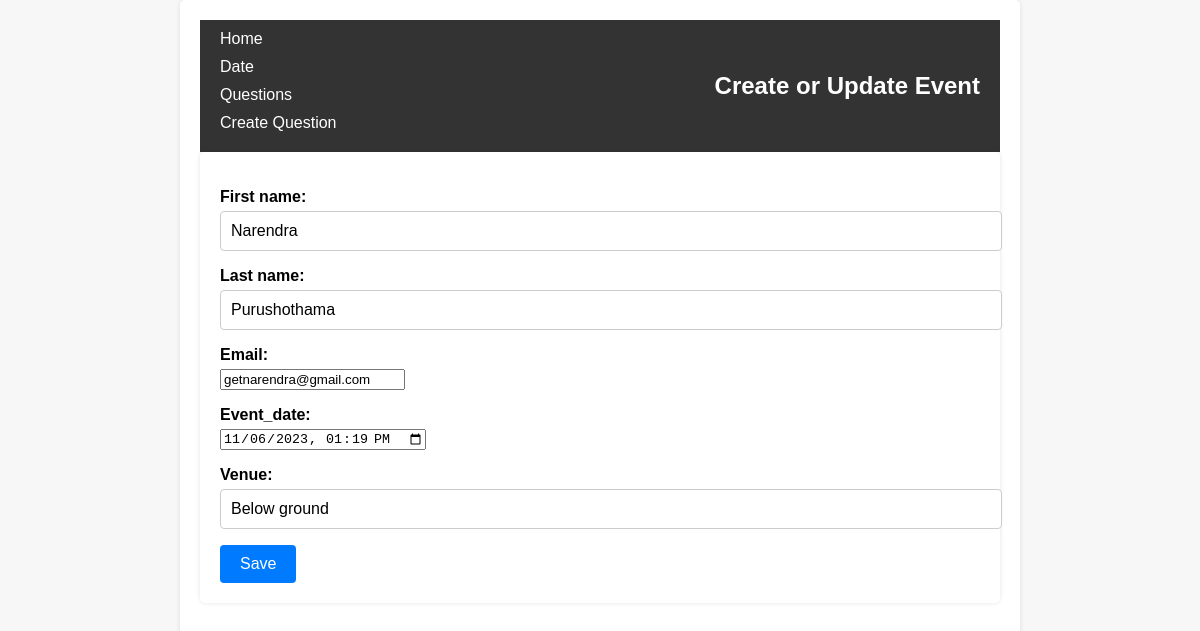
The page /save_the_date/date/update/8/ on the database its author committed.
### save_the_date/models.py (models this page shows, shortened)
class SaveTheDate(models.Model):
    first_name = models.CharField(max_length=255)
    last_name = models.CharField(max_length=255)
    email = models.EmailField()
    event_date = models.DateTimeField("event_date")
    venue = models.CharField(max_length=255)

### save_the_date/views.py (the view)
# urls.py: path("date/update/<int:pk>/", views.date_update, name="date_update"),
def date_update(request, pk):
    save_the_date = get_object_or_404(SaveTheDate, pk=pk)
    if request.method == 'POST':
        form = SaveTheDateUpdateForm(request.POST, instance=save_the_date)
        if form.is_valid():
            form.save()
            return redirect('save_the_date')
    else:
        form = SaveTheDateForm(instance=save_the_date)
    return render(request, 'savedate_add_form.html', {'form': form, 'save_the_date': save_the_date})

### save_the_date/forms.py
class SaveTheDateForm(forms.ModelForm):
    class Meta:
        model = SaveTheDate
        fields = '__all__' #  ['question_text', 'pub_date']
        widgets = {
            'event_date': forms.DateTimeInput(attrs={'type': 'datetime-local'}),
        }

### save_the_date/templates/savedate_add_form.html (shortened to what this page needs)
{% load static %}
<!DOCTYPE html>
<html>
<head>
    <link rel="stylesheet" href="{% static 'css/styles.css' %}">
</head>
<body>
    <div class="container">
        <header class="header">
            <nav class="sidebar">
                <ul class="nav-links">
                    <li><a href="/">Home</a></li>
                    <li><a href="/save_the_date/date/">Date</a></li>
                    <li><a href="/save_the_date/questions/">Questions</a></li>
                    <li><a href="/save_the_date/question/create/">Create Question</a></li>
                </ul>
            </nav>
            <h1>Create or Update Event</h1>
        </header>
            <section class="form-container">
                <form method="post">
                    {{ form.as_p }}
                    <button type="submit" class="btn btn-primary">Save</button>
                </form>
            </section>
    </div>
</body>
</html>

### save_the_date/static/css/styles.css (style rules this page uses)
body { font-family: Arial, sans-serif; background-color: #f7f7f7; }
.container { max-width: 800px; margin: 0 auto; padding: 20px; background-color: #ffffff; box-shadow: 0 0 5px rgba(0, 0, 0, 0.1); border-radius: 5px; }
.header { background-color: #333; color: #fff; padding: 10px 20px; display: flex; align-items: center; justify-content: space-between; }
.header h1 { font-size: 24px; margin: 0; padding: 0; }
.header a { text-decoration: none; color: #007bff; }
.form-container { padding: 20px; }
.btn { padding: 10px 20px; font-size: 16px; }
body { font-family: Arial, sans-serif; margin: 0; background-color: #f7f7f7; }
.container { display: flex; flex-direction: column; min-height: 100vh; }
.sidebar { display: flex; flex-direction: column; align-items: flex-start; }
.nav-links { list-style: none; padding: 0; margin: 0; }
.nav-links li { margin-bottom: 10px; }
.nav-links a { text-decoration: none; color: #fff; }
.form-container { background-color: #fff; padding: 20px; box-shadow: 0 0 5px rgba(0, 0, 0, 0.1); border-radius: 5px; }
label { display: block; font-weight: bold; margin-bottom: 5px; }
input[type="text"], select { width: 100%; padding: 10px; border: 1px solid #ccc; border-radius: 4px; font-size: 16px; }
button.btn-primary { padding: 10px 20px; font-size: 16px; background-color: #007bff; border: none; color: #fff; cursor: pointer; border-radius: 4px; }

### rows shown on the page
SaveTheDate: first_name "Narendra", last_name "Purushothama", email "getnarendra@gmail.com", event_date "11/06/2023 13:19", venue "Below ground"
